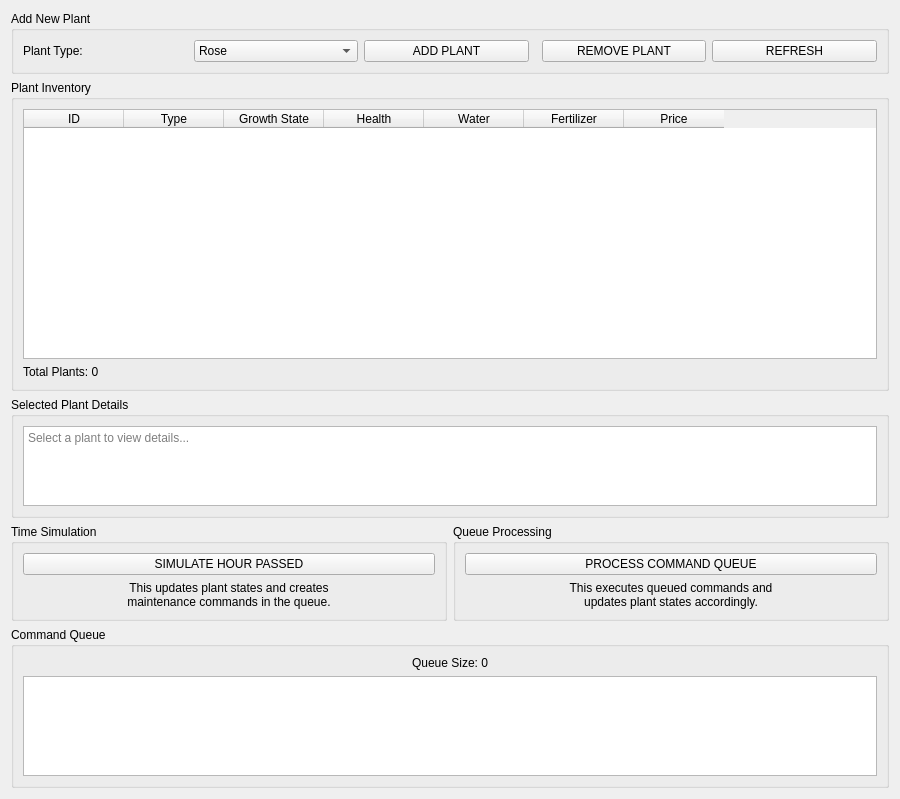
<?xml version="1.0" encoding="UTF-8"?>
<ui version="4.0">
 <class>PlantManagementWidget</class>
 <widget class="QWidget" name="PlantManagementWidget">
  <property name="geometry">
   <rect>
    <x>0</x>
    <y>0</y>
    <width>900</width>
    <height>600</height>
   </rect>
  </property>
  <layout class="QVBoxLayout" name="verticalLayout">
   <item>
    <widget class="QGroupBox" name="addPlantGroup">
     <property name="title">
      <string>Add New Plant</string>
     </property>
     <layout class="QHBoxLayout" name="addPlantLayout">
      <item>
       <widget class="QLabel" name="plantTypeLabel">
        <property name="text">
         <string>Plant Type:</string>
        </property>
       </widget>
      </item>
      <item>
       <widget class="QComboBox" name="plantTypeCombo">
        <item>
         <property name="text">
          <string>Rose</string>
         </property>
        </item>
        <item>
         <property name="text">
          <string>Sunflower</string>
         </property>
        </item>
        <item>
         <property name="text">
          <string>Cactus</string>
         </property>
        </item>
       </widget>
      </item>
      <item>
       <widget class="QPushButton" name="addPlantButton">
        <property name="text">
         <string>ADD PLANT</string>
        </property>
       </widget>
      </item>
      <item>
       <spacer name="addSpacer">
        <property name="orientation">
         <enum>Qt::Horizontal</enum>
        </property>
       </spacer>
      </item>
      <item>
       <widget class="QPushButton" name="removePlantButton">
        <property name="text">
         <string>REMOVE PLANT</string>
        </property>
       </widget>
      </item>
      <item>
       <widget class="QPushButton" name="refreshButton">
        <property name="text">
         <string>REFRESH</string>
        </property>
       </widget>
      </item>
     </layout>
    </widget>
   </item>
   <item>
    <widget class="QGroupBox" name="plantListGroup">
     <property name="title">
      <string>Plant Inventory</string>
     </property>
     <layout class="QVBoxLayout" name="plantListLayout">
      <item>
       <widget class="QTableWidget" name="plantTable">
        <property name="minimumSize">
         <size>
          <width>0</width>
          <height>250</height>
         </size>
        </property>
        <property name="selectionBehavior">
         <enum>QAbstractItemView::SelectRows</enum>
        </property>
        <property name="selectionMode">
         <enum>QAbstractItemView::SingleSelection</enum>
        </property>
    <column>
     <property name="text">
      <string>ID</string>
     </property>
    </column>
        <column>
         <property name="text">
          <string>Type</string>
         </property>
        </column>
        <column>
         <property name="text">
          <string>Growth State</string>
         </property>
        </column>
        <column>
         <property name="text">
          <string>Health</string>
         </property>
        </column>
        <column>
         <property name="text">
          <string>Water</string>
         </property>
        </column>
        <column>
         <property name="text">
          <string>Fertilizer</string>
         </property>
        </column>
        <column>
         <property name="text">
          <string>Price</string>
         </property>
        </column>
       </widget>
      </item>
      <item>
       <widget class="QLabel" name="plantCountLabel">
        <property name="text">
         <string>Total Plants: 0</string>
        </property>
       </widget>
      </item>
     </layout>
    </widget>
   </item>
   <item>
    <widget class="QGroupBox" name="plantDetailsGroup">
     <property name="title">
      <string>Selected Plant Details</string>
     </property>
     <layout class="QVBoxLayout" name="detailsLayout">
      <item>
       <widget class="QPlainTextEdit" name="plantDetailsText">
        <property name="readOnly">
         <bool>true</bool>
        </property>
        <property name="minimumSize">
         <size>
          <width>0</width>
          <height>80</height>
         </size>
        </property>
        <property name="placeholderText">
         <string>Select a plant to view details...</string>
        </property>
       </widget>
      </item>
     </layout>
    </widget>
   </item>
   <item>
    <layout class="QHBoxLayout" name="systemLayout">
     <item>
      <widget class="QGroupBox" name="timeSimulationGroup">
       <property name="title">
        <string>Time Simulation</string>
       </property>
       <layout class="QVBoxLayout" name="timeSimLayout">
        <item>
         <widget class="QPushButton" name="timeElapsedButton">
          <property name="text">
           <string>SIMULATE HOUR PASSED</string>
          </property>
          <property name="toolTip">
           <string>Updates all plants and queues maintenance commands</string>
          </property>
         </widget>
        </item>
        <item>
         <widget class="QLabel" name="simulationInfoLabel">
          <property name="text">
           <string>This updates plant states and creates
maintenance commands in the queue.</string>
          </property>
          <property name="wordWrap">
           <bool>true</bool>
          </property>
          <property name="alignment">
           <set>Qt::AlignCenter</set>
          </property>
         </widget>
        </item>
       </layout>
      </widget>
     </item>
     <item>
      <widget class="QGroupBox" name="queueManagementGroup">
       <property name="title">
        <string>Queue Processing</string>
       </property>
       <layout class="QVBoxLayout" name="queueMgmtLayout">
        <item>
         <widget class="QPushButton" name="processQueueButton">
          <property name="text">
           <string>PROCESS COMMAND QUEUE</string>
          </property>
          <property name="toolTip">
           <string>Executes all queued commands through handler chain</string>
          </property>
         </widget>
        </item>
        <item>
         <widget class="QLabel" name="processingInfoLabel">
          <property name="text">
           <string>This executes queued commands and
updates plant states accordingly.</string>
          </property>
          <property name="wordWrap">
           <bool>true</bool>
          </property>
          <property name="alignment">
           <set>Qt::AlignCenter</set>
          </property>
         </widget>
        </item>
       </layout>
      </widget>
     </item>
    </layout>
   </item>
   <item>
    <widget class="QGroupBox" name="commandQueueGroup">
     <property name="title">
      <string>Command Queue</string>
     </property>
     <layout class="QVBoxLayout" name="queueLayout">
      <item>
       <widget class="QLabel" name="queueSizeLabel">
        <property name="text">
         <string>Queue Size: 0</string>
        </property>
        <property name="alignment">
         <set>Qt::AlignCenter</set>
        </property>
       </widget>
      </item>
      <item>
       <widget class="QListWidget" name="commandQueueList">
        <property name="minimumSize">
         <size>
          <width>0</width>
          <height>100</height>
         </size>
        </property>
       </widget>
      </item>
     </layout>
    </widget>
   </item>
  </layout>
 </widget>
 <resources/>
 <connections/>
</ui>
